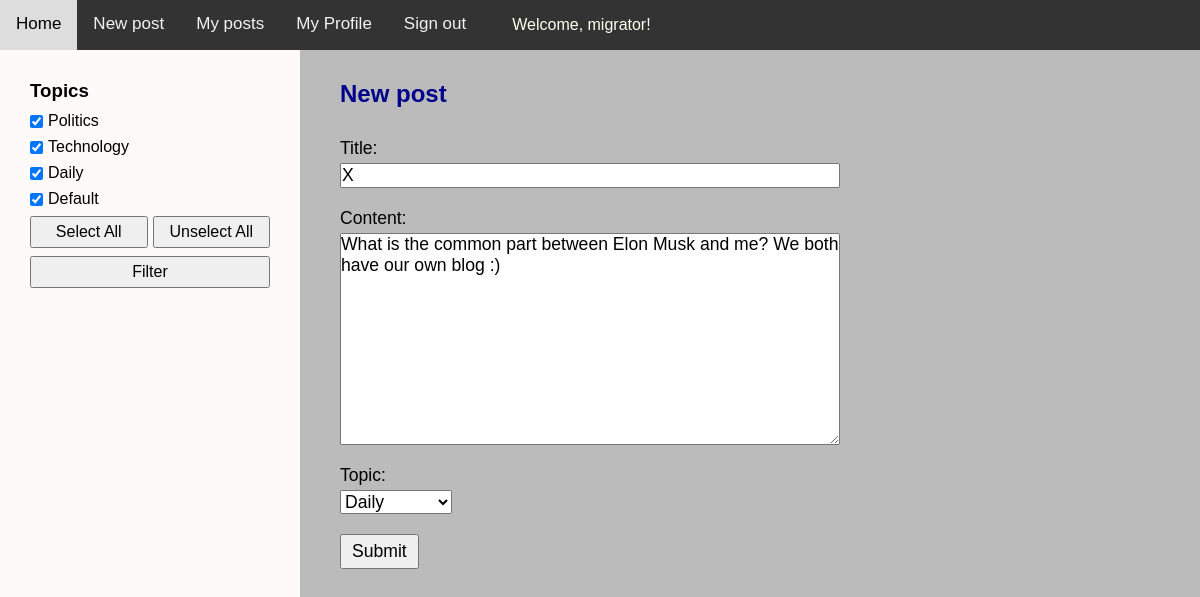
The app's page /post/21/edit/ (signed in) with its own data.
### app/models.py (models this page shows, shortened)
class Post(models.Model):
    TOPICS = [
        ("Politics", "Politics"),
        ("Technology", "Technology"),
        ("Daily", "Daily"),
        ("Default", "Default"),
    ]
    title = models.CharField(max_length=40)
    author = models.ForeignKey(User, on_delete=models.CASCADE)
    topic = models.CharField(max_length=20, choices=TOPICS, default="Default")
    content = models.TextField()
    date_posted = models.DateTimeField(default=timezone.now)

### app/views.py (the view)
# urls.py: path("post/<int:pk>/edit/", views.post_create_update, name="post-update"),
@login_required
def post_create_update(request, pk=None):
    if pk:
        post = get_object_or_404(Post, pk=pk)
        if post.author != request.user:
            return HttpResponseForbidden("You are not allowed to edit this post.")
    else:
        post = None
    if request.method == "POST":
        form = PostForm(request.POST, instance=post)
        if form.is_valid():
            new_post = form.save(commit=False)
            new_post.author = request.user
            new_post.save()
            return redirect("home")
    else:
        form = PostForm(instance=post)
    context = {"topics": TOPICS, "selected_topics": TOPICS, "form": form}
    return render(request, "app/post_form.html", context)

### app/forms.py
class PostForm(ModelForm):
    class Meta:
        model = Post
        fields = ["title", "content", "topic"]

### app/templates/app/post_form.html (shortened to what this page needs)
{% extends "app/template.html" %}
{% block content %}
<h2>New post</h2>
<form class="post-form" action="" method="POST">
    {{form.as_p}}
    <button type="submit">Submit</button>
</form>
{% endblock content %}

### app/templates/app/template.html (shortened to what this page needs)
{% load static %}
<!DOCTYPE html>
<html>
<head>
    <link rel="stylesheet" type="text/css" href="{% static 'app/styles.css' %}">
</head>
<body>
    <nav class="topnav">
        <a class="active" href="{% url 'home' %}">Home</a>
        {% if user.is_authenticated %}
        <a href="{% url 'post-create' %}">New post</a>
        <a href="{% url 'my-post' %}">My posts</a>
        <a href="{% url 'profile' %}">My Profile</a>
        <a href="{% url 'signout' %}">Sign out</a>
        <p>Welcome, {{ user.username }}!</p>
        {% else %}
        <a href="{% url 'signin' %}">Sign in</a>
        <a href="{% url 'register' %}">Register</a>
        <p>Hello, guest!</p>
        {% endif %}
    </nav>
    <div class="ctn-l">
        <h3>Topics</h3>
        <form method="get" id="topics-form">
            {% for topic in topics %}
            <label class="topic-label">
                <input {% if topic in selected_topics %}checked{% endif %} type="checkbox" name="topics"
                    value="{{ topic }}">
                {{ topic }}
            </label>
            {% endfor %}
            {% if topics %}
            <div class="ctn-btn">
                <button type="button" onclick="selectAll()">Select All</button>
                <button type="button" onclick="unselectAll()">Unselect All</button>
            </div>
            <button type="submit">Filter</button>
            {% endif %}
        </form>
    </div>
    <div class="ctn-r">
        {% block content %}{% endblock %}
    </div>
</body>
</html>

### app/static/app/styles.css (style rules this page uses)
* { margin: 0; padding: 0; box-sizing: border-box; font-family: Arial, Helvetica, sans-serif; }
body { display: grid; grid-template-areas: "topnav topnav" "left right"; grid-template-rows: 50px 1fr; grid-template-columns: 300px 1fr; height: 100vh; }
button { font-size: 1em; padding: 5px 10px; }
.ctn-btn { display: grid; gap: 5px; grid-template-columns: repeat(auto-fit, minmax(0, 1fr)); }
h2 { margin-bottom: 30px; color: darkblue }
.ctn-r { grid-area: right; overflow-y: auto; min-height: 0; background-color: #bbb; padding: 30px 40px; }

### app/static/app/nav.css (style rules this page uses)
.topnav { grid-area: topnav; display: flex; overflow: hidden; background-color: #333; color: white; width: 100%; }
.topnav a { float: left; color: #f2f2f2; text-align: center; padding: 14px 16px; text-decoration: none; font-size: 17px; }
.topnav p { color: ivory; margin: auto 30px; }

### app/static/app/ctn-l.css (style rules this page uses)
.ctn-l { grid-area: left; background-color: snow; padding: 30px; }
#topics-form { display: flex; flex-direction: column; gap: 8px; margin-top: 10px; }
.topic-label { display: flex; align-items: center; gap: 5px; }

### app/static/app/post-form.css (style rules this page uses)
.post-form { font-size: 1.1em; width: 500px; }
.post-form p { margin-bottom: 20px; }
.post-form p label { display: block; margin-bottom: 4px; }
.post-form p input, .post-form p textarea { display: block; width: 100%; font-size: 1em; }
.post-form p select { font-size: 1em; }

### records on screen
Post: title "X", content "What is the common part between Elon Musk and me? We both have our own blog :)", topic "Daily"

### other values on screen
{{ user.username }} "migrator"
{{ topic }} "Politics" "Technology" "Daily" "Default"
